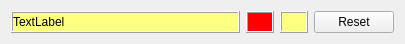
<ui version="4.0" >
 <class>TextStyleEditorWidget</class>
 <widget class="QWidget" name="TextStyleEditorWidget" >
  <property name="geometry" >
   <rect>
    <x>0</x>
    <y>0</y>
    <width>405</width>
    <height>39</height>
   </rect>
  </property>
  <property name="windowTitle" >
   <string>Form</string>
  </property>
  <layout class="QGridLayout" >
   <item row="0" column="0" >
    <layout class="QHBoxLayout" >
     <item>
      <widget class="QFrame" name="frame_3" >
       <property name="sizePolicy" >
        <sizepolicy vsizetype="Preferred" hsizetype="Expanding" >
         <horstretch>0</horstretch>
         <verstretch>0</verstretch>
        </sizepolicy>
       </property>
       <property name="minimumSize" >
        <size>
         <width>60</width>
         <height>20</height>
        </size>
       </property>
       <property name="autoFillBackground" >
        <bool>false</bool>
       </property>
       <property name="frameShape" >
        <enum>QFrame::Box</enum>
       </property>
       <property name="frameShadow" >
        <enum>QFrame::Raised</enum>
       </property>
       <layout class="QHBoxLayout" >
        <property name="spacing" >
         <number>0</number>
        </property>
        <property name="leftMargin" >
         <number>0</number>
        </property>
        <property name="topMargin" >
         <number>0</number>
        </property>
        <property name="rightMargin" >
         <number>0</number>
        </property>
        <property name="bottomMargin" >
         <number>0</number>
        </property>
        <item>
         <widget class="TextDisplayLabel" name="testZoneLabel" >
          <property name="palette" >
           <palette>
            <active>
             <colorrole role="Base" >
              <brush brushstyle="SolidPattern" >
               <color alpha="255" >
                <red>255</red>
                <green>255</green>
                <blue>255</blue>
               </color>
              </brush>
             </colorrole>
             <colorrole role="Window" >
              <brush brushstyle="SolidPattern" >
               <color alpha="255" >
                <red>255</red>
                <green>255</green>
                <blue>127</blue>
               </color>
              </brush>
             </colorrole>
            </active>
            <inactive>
             <colorrole role="Base" >
              <brush brushstyle="SolidPattern" >
               <color alpha="255" >
                <red>255</red>
                <green>255</green>
                <blue>255</blue>
               </color>
              </brush>
             </colorrole>
             <colorrole role="Window" >
              <brush brushstyle="SolidPattern" >
               <color alpha="255" >
                <red>255</red>
                <green>255</green>
                <blue>127</blue>
               </color>
              </brush>
             </colorrole>
            </inactive>
            <disabled>
             <colorrole role="Base" >
              <brush brushstyle="SolidPattern" >
               <color alpha="255" >
                <red>255</red>
                <green>255</green>
                <blue>127</blue>
               </color>
              </brush>
             </colorrole>
             <colorrole role="Window" >
              <brush brushstyle="SolidPattern" >
               <color alpha="255" >
                <red>255</red>
                <green>255</green>
                <blue>127</blue>
               </color>
              </brush>
             </colorrole>
            </disabled>
           </palette>
          </property>
          <property name="cursor" >
           <cursorShape>PointingHandCursor</cursorShape>
          </property>
          <property name="autoFillBackground" >
           <bool>true</bool>
          </property>
          <property name="text" >
           <string>TextLabel</string>
          </property>
         </widget>
        </item>
       </layout>
      </widget>
     </item>
     <item>
      <widget class="QFrame" name="frame" >
       <property name="sizePolicy" >
        <sizepolicy vsizetype="Preferred" hsizetype="Preferred" >
         <horstretch>0</horstretch>
         <verstretch>0</verstretch>
        </sizepolicy>
       </property>
       <property name="minimumSize" >
        <size>
         <width>28</width>
         <height>20</height>
        </size>
       </property>
       <property name="autoFillBackground" >
        <bool>true</bool>
       </property>
       <property name="frameShape" >
        <enum>QFrame::Box</enum>
       </property>
       <property name="frameShadow" >
        <enum>QFrame::Raised</enum>
       </property>
       <layout class="QGridLayout" >
        <property name="leftMargin" >
         <number>0</number>
        </property>
        <property name="topMargin" >
         <number>0</number>
        </property>
        <property name="rightMargin" >
         <number>0</number>
        </property>
        <property name="bottomMargin" >
         <number>0</number>
        </property>
        <property name="horizontalSpacing" >
         <number>0</number>
        </property>
        <property name="verticalSpacing" >
         <number>0</number>
        </property>
        <item row="0" column="0" >
         <widget class="TextColorWidget" native="1" name="textColorWidget" >
          <property name="sizePolicy" >
           <sizepolicy vsizetype="Preferred" hsizetype="Preferred" >
            <horstretch>0</horstretch>
            <verstretch>0</verstretch>
           </sizepolicy>
          </property>
          <property name="palette" >
           <palette>
            <active>
             <colorrole role="Base" >
              <brush brushstyle="SolidPattern" >
               <color alpha="255" >
                <red>255</red>
                <green>255</green>
                <blue>255</blue>
               </color>
              </brush>
             </colorrole>
             <colorrole role="Window" >
              <brush brushstyle="SolidPattern" >
               <color alpha="255" >
                <red>255</red>
                <green>0</green>
                <blue>0</blue>
               </color>
              </brush>
             </colorrole>
            </active>
            <inactive>
             <colorrole role="Base" >
              <brush brushstyle="SolidPattern" >
               <color alpha="255" >
                <red>255</red>
                <green>255</green>
                <blue>255</blue>
               </color>
              </brush>
             </colorrole>
             <colorrole role="Window" >
              <brush brushstyle="SolidPattern" >
               <color alpha="255" >
                <red>255</red>
                <green>0</green>
                <blue>0</blue>
               </color>
              </brush>
             </colorrole>
            </inactive>
            <disabled>
             <colorrole role="Base" >
              <brush brushstyle="SolidPattern" >
               <color alpha="255" >
                <red>255</red>
                <green>0</green>
                <blue>0</blue>
               </color>
              </brush>
             </colorrole>
             <colorrole role="Window" >
              <brush brushstyle="SolidPattern" >
               <color alpha="255" >
                <red>255</red>
                <green>0</green>
                <blue>0</blue>
               </color>
              </brush>
             </colorrole>
            </disabled>
           </palette>
          </property>
          <property name="cursor" >
           <cursorShape>PointingHandCursor</cursorShape>
          </property>
          <property name="toolTip" >
           <string>Text color</string>
          </property>
          <property name="autoFillBackground" >
           <bool>true</bool>
          </property>
         </widget>
        </item>
       </layout>
      </widget>
     </item>
     <item>
      <widget class="QFrame" name="frame_2" >
       <property name="sizePolicy" >
        <sizepolicy vsizetype="Preferred" hsizetype="Preferred" >
         <horstretch>0</horstretch>
         <verstretch>0</verstretch>
        </sizepolicy>
       </property>
       <property name="minimumSize" >
        <size>
         <width>28</width>
         <height>20</height>
        </size>
       </property>
       <property name="autoFillBackground" >
        <bool>true</bool>
       </property>
       <property name="frameShape" >
        <enum>QFrame::Box</enum>
       </property>
       <property name="frameShadow" >
        <enum>QFrame::Raised</enum>
       </property>
       <layout class="QGridLayout" >
        <property name="leftMargin" >
         <number>0</number>
        </property>
        <property name="topMargin" >
         <number>0</number>
        </property>
        <property name="rightMargin" >
         <number>0</number>
        </property>
        <property name="bottomMargin" >
         <number>0</number>
        </property>
        <property name="horizontalSpacing" >
         <number>0</number>
        </property>
        <property name="verticalSpacing" >
         <number>0</number>
        </property>
        <item row="0" column="0" >
         <widget class="TextColorWidget" native="1" name="bgColorWidget" >
          <property name="sizePolicy" >
           <sizepolicy vsizetype="Preferred" hsizetype="Preferred" >
            <horstretch>0</horstretch>
            <verstretch>0</verstretch>
           </sizepolicy>
          </property>
          <property name="palette" >
           <palette>
            <active>
             <colorrole role="Base" >
              <brush brushstyle="SolidPattern" >
               <color alpha="255" >
                <red>255</red>
                <green>255</green>
                <blue>255</blue>
               </color>
              </brush>
             </colorrole>
             <colorrole role="Window" >
              <brush brushstyle="SolidPattern" >
               <color alpha="255" >
                <red>255</red>
                <green>255</green>
                <blue>127</blue>
               </color>
              </brush>
             </colorrole>
            </active>
            <inactive>
             <colorrole role="Base" >
              <brush brushstyle="SolidPattern" >
               <color alpha="255" >
                <red>255</red>
                <green>255</green>
                <blue>255</blue>
               </color>
              </brush>
             </colorrole>
             <colorrole role="Window" >
              <brush brushstyle="SolidPattern" >
               <color alpha="255" >
                <red>255</red>
                <green>255</green>
                <blue>127</blue>
               </color>
              </brush>
             </colorrole>
            </inactive>
            <disabled>
             <colorrole role="Base" >
              <brush brushstyle="SolidPattern" >
               <color alpha="255" >
                <red>255</red>
                <green>255</green>
                <blue>127</blue>
               </color>
              </brush>
             </colorrole>
             <colorrole role="Window" >
              <brush brushstyle="SolidPattern" >
               <color alpha="255" >
                <red>255</red>
                <green>255</green>
                <blue>127</blue>
               </color>
              </brush>
             </colorrole>
            </disabled>
           </palette>
          </property>
          <property name="cursor" >
           <cursorShape>PointingHandCursor</cursorShape>
          </property>
          <property name="toolTip" >
           <string>Background color</string>
          </property>
          <property name="autoFillBackground" >
           <bool>true</bool>
          </property>
         </widget>
        </item>
       </layout>
      </widget>
     </item>
     <item>
      <widget class="QPushButton" name="resetButton" >
       <property name="sizePolicy" >
        <sizepolicy vsizetype="Fixed" hsizetype="Fixed" >
         <horstretch>0</horstretch>
         <verstretch>0</verstretch>
        </sizepolicy>
       </property>
       <property name="cursor" >
        <cursorShape>ArrowCursor</cursorShape>
       </property>
       <property name="toolTip" >
        <string>Default values</string>
       </property>
       <property name="text" >
        <string>Reset</string>
       </property>
      </widget>
     </item>
    </layout>
   </item>
  </layout>
 </widget>
 <customwidgets>
  <customwidget>
   <class>TextColorWidget</class>
   <extends>QWidget</extends>
   <header>TextStyleEditorWidget.h</header>
   <container>1</container>
  </customwidget>
  <customwidget>
   <class>TextDisplayLabel</class>
   <extends>QLabel</extends>
   <header>TextStyleEditorWidget.h</header>
  </customwidget>
 </customwidgets>
 <resources/>
 <connections/>
</ui>
